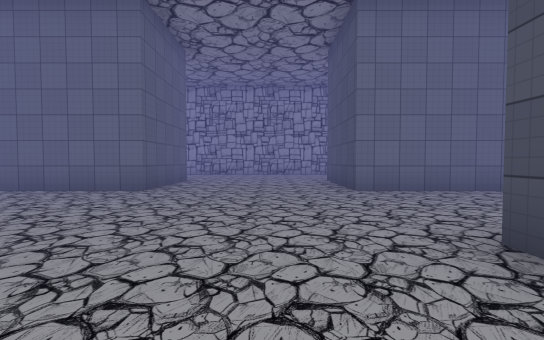
[1] (above)

24 first-person views from a walk through a scene from a Unity 3-D project. The camera is 1.2 m above the floor, tilts 2° down and sees 90° across. The floor is counted in squares, 2 m on a side. Each view is taken from the middle of a square. On the plan, view 1 faces up. The plan holds only what a view shows up to about 9 squares ahead; the rest is blank. The place goes on beyond the plan. The player character is not drawn. Some animated figures are left out. Some surface patterns are stand-ins.

[2]
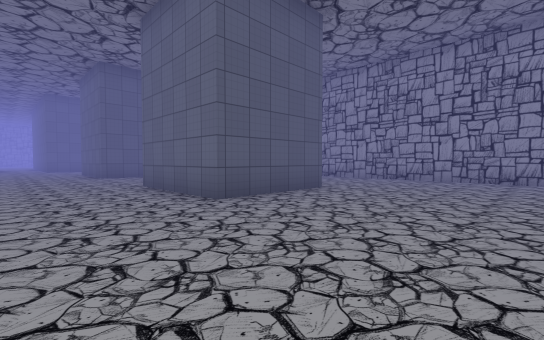

[3]
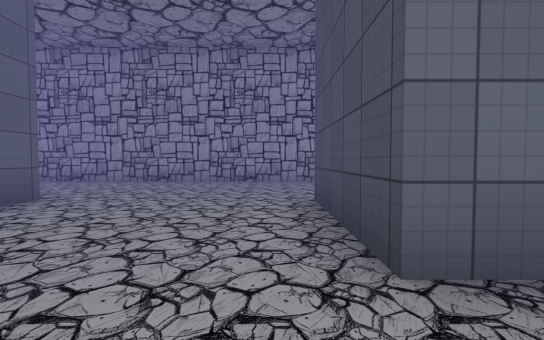

[4]
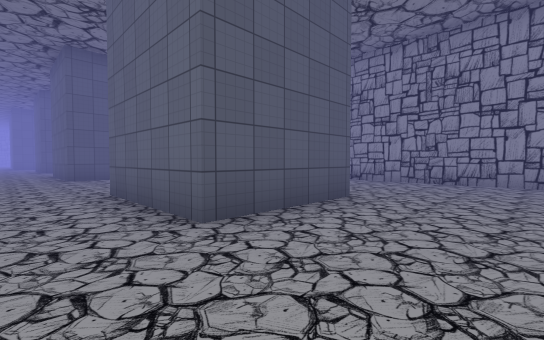

[5]
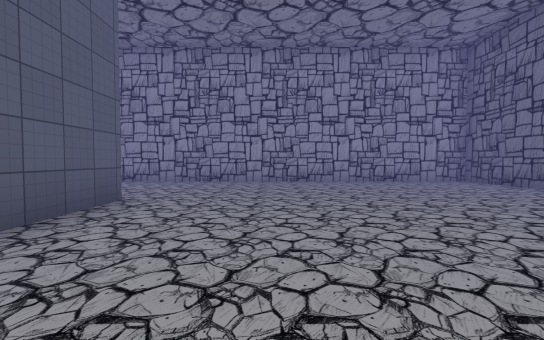

[6]
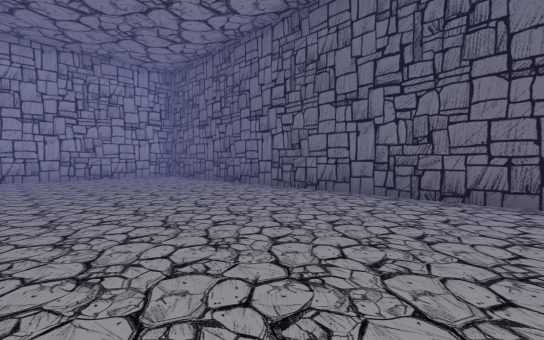

[7]
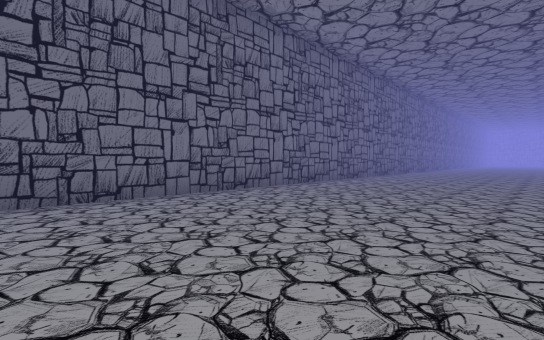

[8]
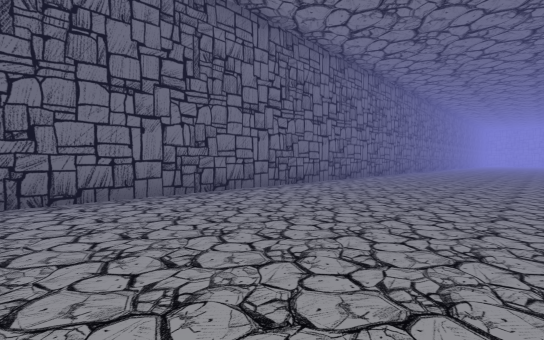

[9]
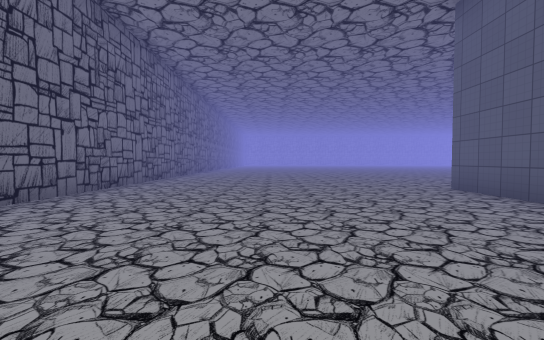

[10]
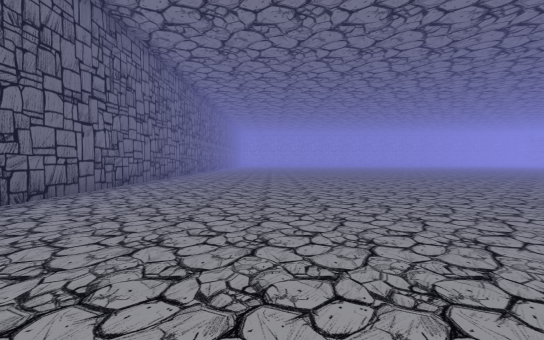

[11]
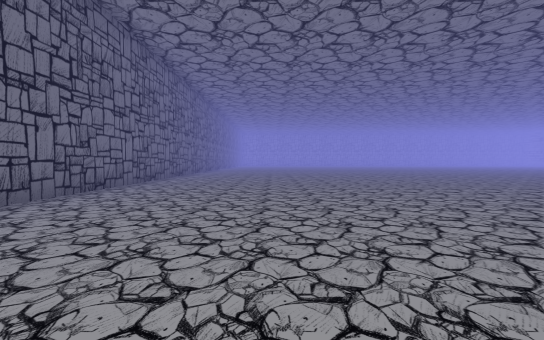

[12]
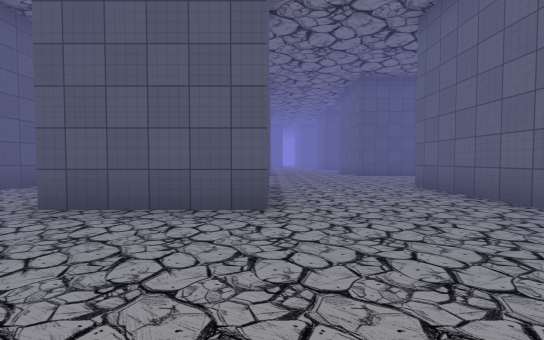

[13]
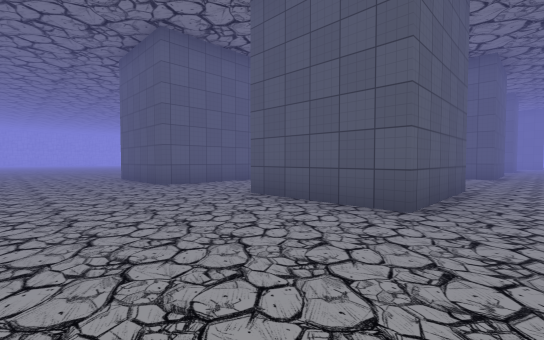

[14]
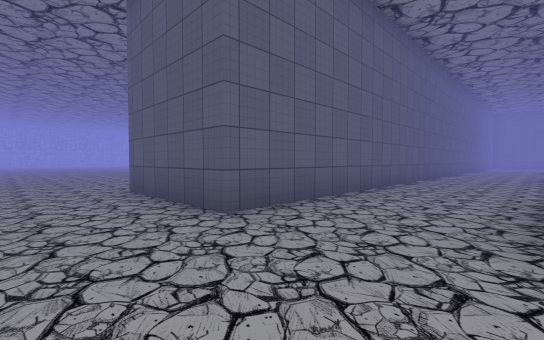

[15]
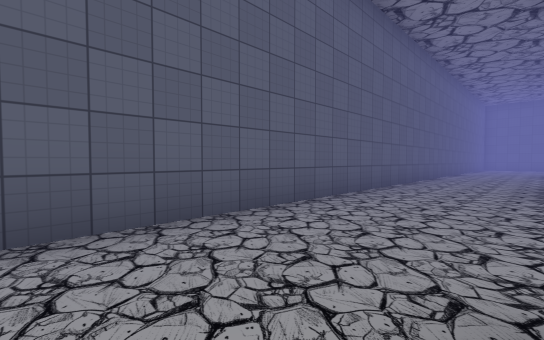

[16]
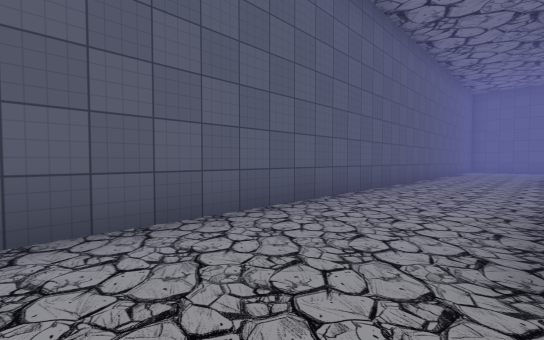

[17]
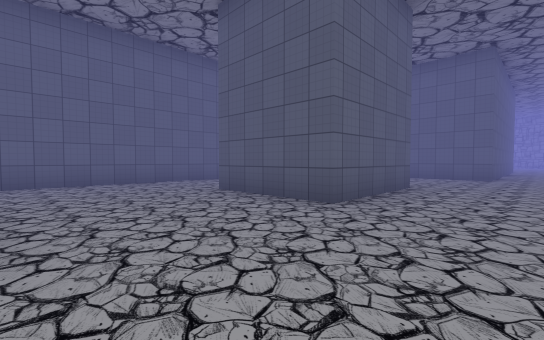

[18]
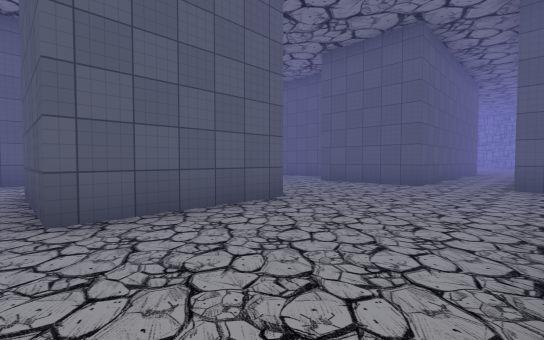

[19]
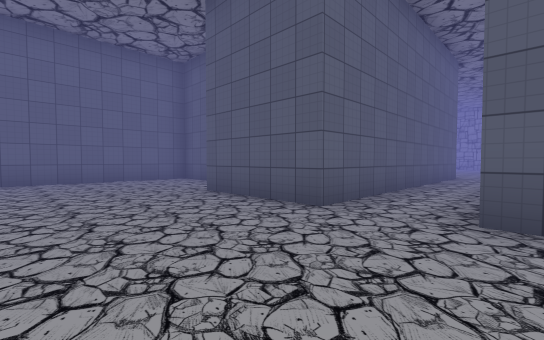

[20]
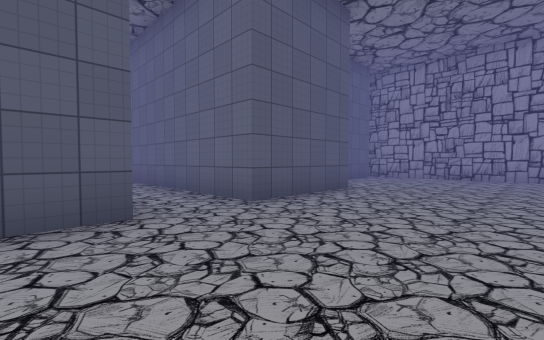

[21]
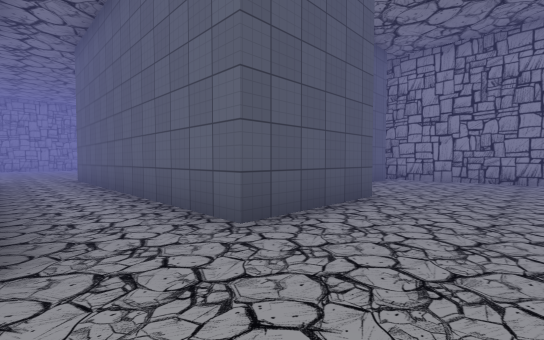

[22]
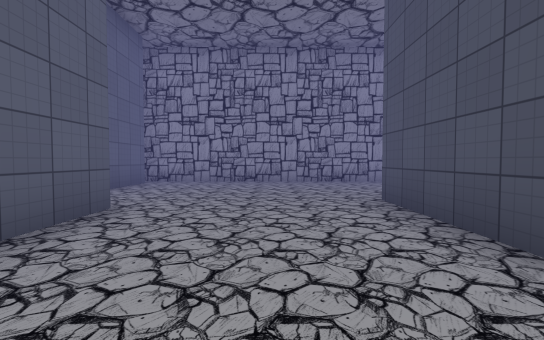

[23]
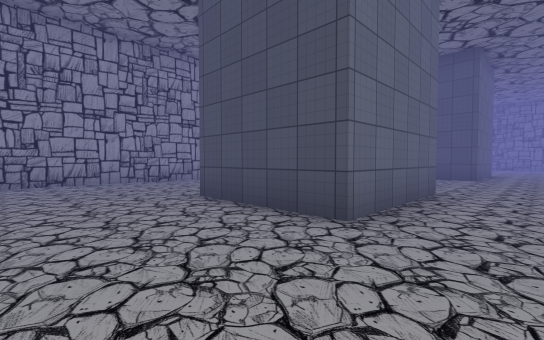

[24]
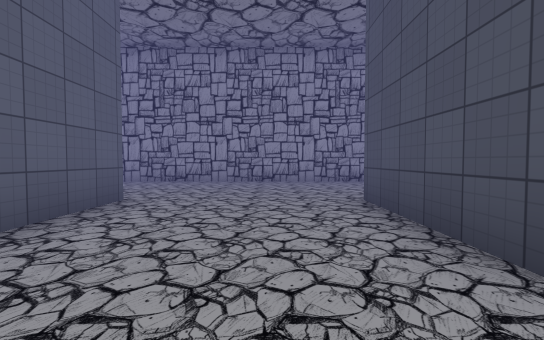

### Floor plan
Points are (right, up) in squares from view 1. A wall is a line through its corners. A room is listed if a view was taken in it or the views show most of it. See-through windows are left out.
Room 1 (views 1, 2, 3, 4, 5, 6, 7, 8, 9, 10, 11, 12, 13, 14, 15, 16, 17, 18, 19, 20, 21, 22, 23, 24)
walls: (-3.8, 1.9) (-2.5, 1.9) (-2.5, 1.1); (-11.2, -3.5) (5.2, -3.5) (5.2, -6.8); (1.6, 1.9) (4.7, 1.9) (4.7, -0.9); (-12.4, 1.9) (-9.3, 1.9) (-9.3, -0.9); (-2.5, 8.2) (-2.5, 5.3) (-5.6, 5.3) (-5.6, 8.2); (-12.3, 5.6) (-12.3, 8.2); (-9.3, 8.2) (-9.3, 5.2); (-16, 3) (-16, 0.1); (-17.4, -2.1) (-17.4, -3.5) (-12.9, -3.5); (4.7, 8.2) (4.7, 5.3) (1.7, 5.3) (1.7, 8.2); (-16, 7.5) (-16, 4.6); (-17.4, 11.2) (-17.4, 9.6); (12.5, -13) (12.5, 11.8) (-17.8, 11.8)
ways out: opening at (-15, 4)

Where each view was taken, in squares from view 1:
view 1: 0 up, 0 right, facing up
view 2: 3 up, 1 right, facing up-left
view 3: 4 up, 1 right, facing up
view 4: 4 up, 7 right, facing up-left
view 5: 4 up, 7 right, facing up
view 6: 2 up, 8 right, facing up-right
view 7: 4 up, 8 right, facing down-right
view 8: 1 up, 8 right, facing down-right
view 9: 1 down, 9 right, facing down
view 10: 3 down, 9 right, facing down
view 11: 4 down, 9 right, facing down
view 12: 2 up, 8 right, facing left
view 13: 3 up, 8 right, facing down-left
view 14: 1 down, 7 right, facing down-left
view 15: 1 down, 3 right, facing down-left
view 16: 1 down, 1 left, facing down-left
view 17: 4 up, 6 left, facing down-left
view 18: 5 up, 9 left, facing down-left
view 19: 5 up, 13 left, facing down-left
view 20: 2 up, 13 left, facing up-left
view 21: 3 up, 14 left, facing up-left
view 22: 4 up, 14 left, facing up
view 23: 4 up, 8 left, facing up-right
view 24: 4 up, 7 left, facing up
